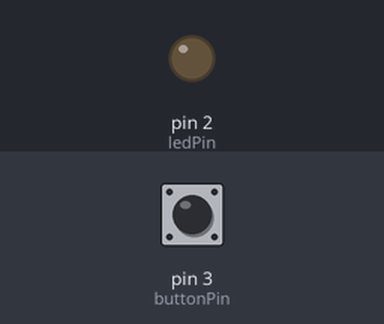
A sketch run on a simulated Arduino Uno, built with avr-gcc and run on an emulated ATmega328P. Parts: output pins drawn as LEDs (lit = HIGH). The inputs (shaded band) are chosen by the test bench; at power-on: pin 3 (buttonPin) LOW.

Above: at 1.2 s.
1.3 s: pin 3 (buttonPin) pulled HIGH for 0.15 s
At 1.4 s:
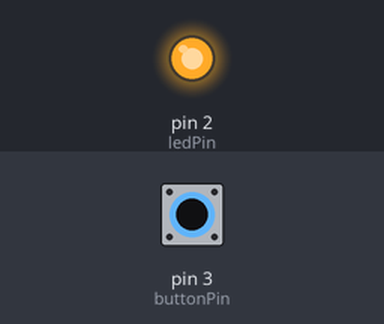
3.0 s: pin 3 (buttonPin) pulled HIGH for 3.2 s
At 7.4 s:
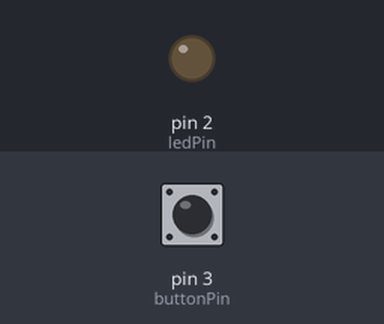
Timing chart, 0 to 8.9 s (numbered marks = the images above; inputs shaded):
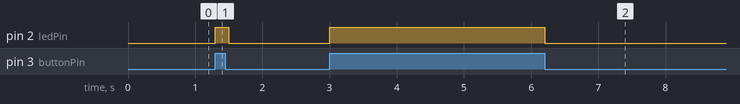

The sketch:

codigo.ino
```cpp
// C++ code
//
int buttonPin = 3;
int ledPin = 2;
int estadoButton = 0;


void setup()
{
  pinMode(2, OUTPUT);
  pinMode(3, INPUT);

}

void loop()
{
  estadoButton = digitalRead (buttonPin);
  if ( estadoButton == HIGH ) {
    digitalWrite(2,HIGH);
    delay(100);
  }
  else {
    digitalWrite (2, LOW );
  }
}
```

Measured:
- after the input at 1.3 s, pin 2 (ledPin): LOW → HIGH at once, → LOW 0.20 s later
- after the input at 3.0 s, pin 2 (ledPin): LOW → HIGH at once, → LOW 3.2 s later
